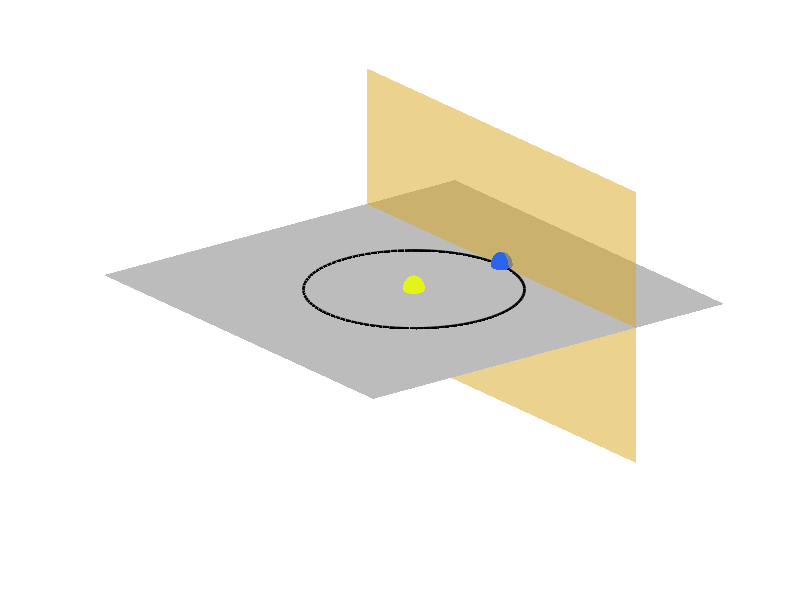

Recreate this plot in MATLAB. (Note: this script raises an error after producing the figure.)

% Geocentric Solar Magnetospheric (GSM) Coordinate system

% set size of figure
figure('Renderer','painters','Position',[10 10 800 800])

addpath '/home/mark.miesch/opt/matlab_exchange'

% draw ecliptic
[x y] = meshgrid(-2:0.1:2)
z = zeros(size(x,1))
surf(x,y,z,'FaceAlpha',0.5,'EdgeColor','none','FaceColor','#797979')
xlim([-2,2])
ylim([-2,2])
zlim([-1,1])
axis off

% draw sun
hold on
[x,y,z] = ellipsoid(0,0,0,0.1,0.1,0.1,100)
surf(x,y,z,'FaceColor','#E2F516','EdgeColor','none')

% draw earth
hold on
[x,y,z] = ellipsoid(1,0,0,0.1,0.1,0.1,100)
surf(x,y,z,'FaceColor','#2B65EC','EdgeColor','none')

% Draw Earth's orbit
hold on
t = 0:pi/50:2*pi
x = sin(t)
y = cos(t)
z = zeros(size(x))
plot3(x,y,z,'Color','black','LineWidth',2)

% draw yz plane
[y z] = meshgrid(-2:0.1:2)
x = ones(size(y))
surf(x,y,z,'EdgeColor','none','FaceColor','#DAA520','FaceAlpha',0.5)

% draw axes
L = 0.8
th = - 20.0 * pi / 180
zy = - L * sin(th)
zz = L * cos(th)
yy = - L * cos(th)
yz = - L * sin(th)
p0 = [1,0,0];
px = [1-L,0,0];
py = [1,yy,yz];
pz = [1,zy,zz];
mArrow3(p0,px)
mArrow3(p0,py)
mArrow3(p0,pz)